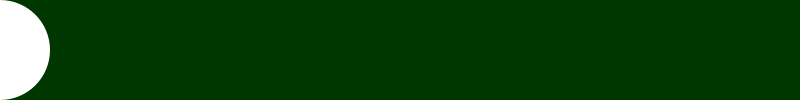
Frame 1 (no input)
Frame 60 (the mouse pressed at the canvas centre just before this capture): identical to frame 1, image omitted
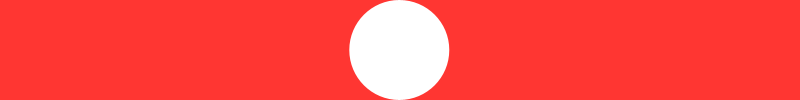
Frame 120 (the mouse held since frame 60 and released just before this capture)

The Processing sketch that drew these frames (run headless with seeded random() and noise(); from frame 60 on, the mouse is pressed at the canvas centre):

// Processing sketch: processing_61246
// ── processing_61246.pde

float x;
float easing = 0.1;

void setup(){
  size(800,100);
  smooth();
  noStroke();
}

void draw(){
  background(mouseX,54,mouseY);
  
  float targetX = mouseX;
  float remaining = (targetX - x);
  
  x+= remaining * easing;
  float y = constrain(mouseY, height/2, height/2);
  ellipse(x, y, 100, 100);
}
